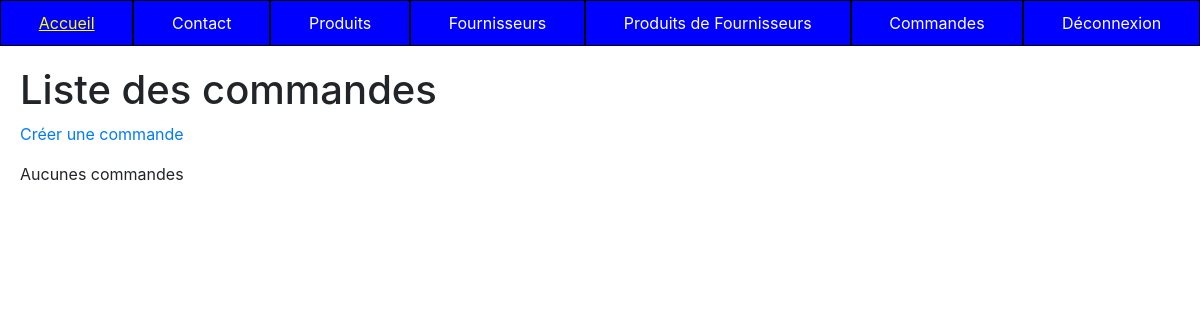
Page /appTp1/commande/list (signed in) on the earlier database version.
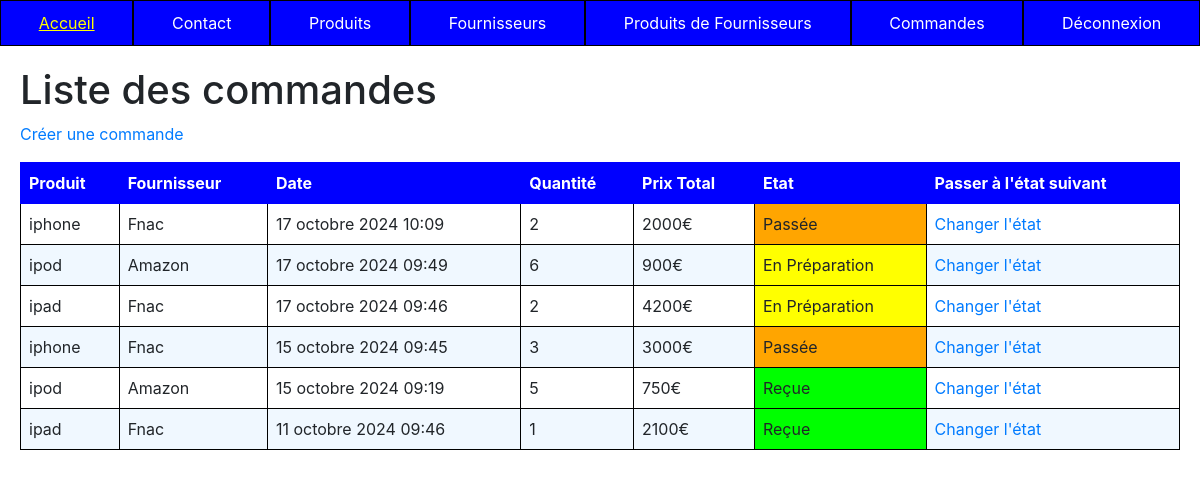
Same page on the later database version.
### appTp1/models.py (models this page shows, shortened)
class Commande(models.Model):
    STATUS_CHOICES = (
        (0, 'Passée'),
        (1, 'En Préparation'),
        (2, 'Reçue'),
    )
    class Meta:
        verbose_name = "Commande"
    date_commande       = models.DateTimeField("Date commande", default=timezone.now)
    product_fournisseur = models.ForeignKey('ProductFournisseur', on_delete=models.CASCADE)
    quantity            = models.IntegerField(default=0)
    etat                = models.SmallIntegerField(choices=STATUS_CHOICES, default=0)
    def get_status_display(self):
        return dict(self.STATUS_CHOICES).get(self.etat, 'Unknown')

class ProductFournisseur(models.Model):
    class Meta:
        verbose_name = "Produit Fournisseur"
    product            = models.ForeignKey('Product', on_delete=models.CASCADE)
    fournisseur        = models.ForeignKey('Fournisseur', on_delete=models.CASCADE)
    prix               = models.DecimalField(max_digits=8, decimal_places=2,  null=True, blank=True, verbose_name="Prix")

class Product(models.Model):
    class Meta:
        verbose_name = "Produit"
    name          = models.CharField(max_length=100)
    code          = models.CharField(max_length=10, null=True, blank=True, unique=True)
    price_ht      = models.DecimalField(max_digits=8, decimal_places=2,  null=True, blank=True, verbose_name="Prix unitaire HT")
    price_ttc     = models.DecimalField(max_digits=8, decimal_places=2,  null=True, blank=True, verbose_name="Prix unitaire TTC")
    status        = models.SmallIntegerField(choices=PRODUCT_STATUS, default=0)
    date_creation = models.DateTimeField(blank=True, verbose_name="Date création", default=timezone.now)
    stock         = models.IntegerField(default=0)

class Fournisseur(models.Model):
    class Meta:
        verbose_name = "Fournisseur"
    name               = models.CharField(max_length=100)

### appTp1/views.py (the view)
# urls.py: path('commande/list', views.CommandeListView.as_view(), name='commandes'),
@method_decorator(user_passes_test(admin_required), name='dispatch')
class CommandeListView(ListView):
    model = Commande
    template_name = "appTp1/list_commandes.html"
    context_object_name = "commandes"
    def get_queryset(self):
        return Commande.objects.order_by('date_commande').reverse()
    def get_context_data(self, **kwargs):
        context = super(CommandeListView, self).get_context_data(**kwargs)
        context['titremenu'] = "Liste des commandes"
        return context

### appTp1/views.py (called while the page is built)
def admin_required(user):
    return user.is_authenticated and user.is_staff

### appTp1/templates/appTp1/list_commandes.html (shortened to what this page needs)
{% extends 'appTp1/base.html' %}
{% block content %}
<h1>{{ titremenu }}</h1>
<p><a href="{% url 'commande-add' %}">Créer une commande</a></p>
{% if commandes|length == 0 %}
    <p>Aucunes commandes</p>
{% else %}
<table>
    <tr>
        <th>Produit</th>
        <th>Fournisseur</th>
        <th>Date</th>
        <th>Quantité</th>
        <th>Prix Total</th>
        <th>Etat</th>
        <th>Passer à l'état suivant</th>
    </tr>
    {% for c in commandes %}
        <tr>
            <td onclick="window.location.href = '{% url 'commande-detail' c.id %}';">{{c.product_fournisseur.product.name}}</td>
            <td onclick="window.location.href = '{% url 'commande-detail' c.id %}';">{{c.product_fournisseur.fournisseur.name}}</td>
            <td onclick="window.location.href = '{% url 'commande-detail' c.id %}';">{{c.date_commande}}</td>
            <td onclick="window.location.href = '{% url 'commande-detail' c.id %}';">{{c.quantity}}</td>
            <td onclick="window.location.href = '{% url 'commande-detail' c.id %}';">{% widthratio c.product_fournisseur.prix 1 c.quantity %}€</td>
            <td onclick="window.location.href = '{% url 'commande-detail' c.id %}';"
                style="background-color:
                    {% if c.etat == 0 %}
                        orange;
                    {% elif c.etat == 1 %}
                        yellow;
                    {% elif c.etat == 2 %}
                        lime;
                    {% endif %}">{{ c.get_status_display }}</td>
            <td onclick="window.location.href = '{% url 'change-etat-commande' c.id %}';"><a href="{% url 'change-etat-commande' c.id %}">Changer l'état</a></td>
        </tr>
    {% endfor %}
</table>
{% endif %}
{% endblock %}

Differences in the rows shown:
added Commande: product_fournisseur.product.name "iphone", product_fournisseur.fournisseur.name "Fnac", date_commande "17 octobre 2024 10:09", quantity "2", product_fournisseur+quantity "2000", status "Passée"
added Commande: product_fournisseur.product.name "ipod", product_fournisseur.fournisseur.name "Amazon", date_commande "17 octobre 2024 09:49", quantity "6", product_fournisseur+quantity "900", status "En Préparation"
added Commande: product_fournisseur.product.name "ipad", product_fournisseur.fournisseur.name "Fnac", date_commande "17 octobre 2024 09:46", quantity "2", product_fournisseur+quantity "4200", status "En Préparation"
added Commande: product_fournisseur.product.name "iphone", product_fournisseur.fournisseur.name "Fnac", date_commande "15 octobre 2024 09:45", quantity "3", product_fournisseur+quantity "3000", status "Passée"
added Commande: product_fournisseur.product.name "ipod", product_fournisseur.fournisseur.name "Amazon", date_commande "15 octobre 2024 09:19", quantity "5", product_fournisseur+quantity "750", status "Reçue"
added Commande: product_fournisseur.product.name "ipad", product_fournisseur.fournisseur.name "Fnac", date_commande "11 octobre 2024 09:46", quantity "1", product_fournisseur+quantity "2100", status "Reçue"
Other differences:
text no longer shown: "Aucunes commandes"
text now shown: "Produit Fournisseur Date Quantité Prix Total Etat Passer à l'état suivant"
